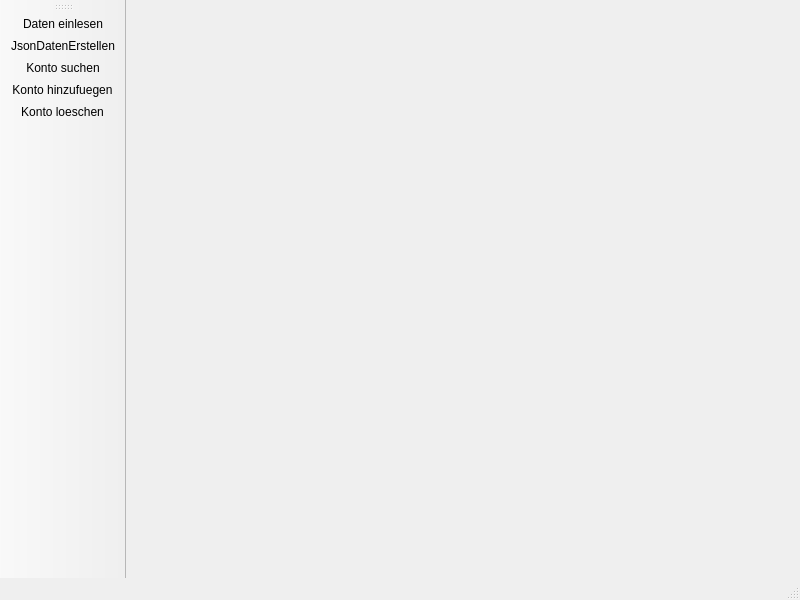
<?xml version="1.0" encoding="UTF-8"?>
<ui version="4.0">
 <class>MainWindow</class>
 <widget class="QMainWindow" name="MainWindow">
  <property name="geometry">
   <rect>
    <x>0</x>
    <y>0</y>
    <width>800</width>
    <height>600</height>
   </rect>
  </property>
  <property name="windowTitle">
   <string>MainWindow</string>
  </property>
  <widget class="QWidget" name="centralwidget"/>
  <widget class="QMenuBar" name="menubar">
   <property name="geometry">
    <rect>
     <x>0</x>
     <y>0</y>
     <width>800</width>
     <height>25</height>
    </rect>
   </property>
  </widget>
  <widget class="QStatusBar" name="statusbar"/>
  <widget class="QToolBar" name="toolBar">
   <property name="windowTitle">
    <string>toolBar</string>
   </property>
   <attribute name="toolBarArea">
    <enum>LeftToolBarArea</enum>
   </attribute>
   <attribute name="toolBarBreak">
    <bool>false</bool>
   </attribute>
   <addaction name="actionDaten_einlesen"/>
   <addaction name="actionJsonDatenErstellen"/>
   <addaction name="actionKonto_suchen"/>
   <addaction name="actionKonto_hinzufuegen"/>
   <addaction name="actionKonto_loeschen"/>
  </widget>
  <action name="actionDaten_einlesen">
   <property name="icon">
    <iconset theme="document-open"/>
   </property>
   <property name="text">
    <string>Daten einlesen</string>
   </property>
   <property name="menuRole">
    <enum>QAction::MenuRole::NoRole</enum>
   </property>
  </action>
  <action name="actionKonto_hinzufuegen">
   <property name="icon">
    <iconset theme="contact-new"/>
   </property>
   <property name="text">
    <string>Konto hinzufuegen</string>
   </property>
   <property name="menuRole">
    <enum>QAction::MenuRole::NoRole</enum>
   </property>
  </action>
  <action name="actionKonto_loeschen">
   <property name="icon">
    <iconset theme="edit-clear"/>
   </property>
   <property name="text">
    <string>Konto loeschen</string>
   </property>
   <property name="menuRole">
    <enum>QAction::MenuRole::NoRole</enum>
   </property>
  </action>
  <action name="actionKonto_suchen">
   <property name="icon">
    <iconset theme="edit-find"/>
   </property>
   <property name="text">
    <string>Konto suchen</string>
   </property>
   <property name="menuRole">
    <enum>QAction::MenuRole::NoRole</enum>
   </property>
  </action>
  <action name="actionJsonDatenErstellen">
   <property name="icon">
    <iconset theme="document-save-as"/>
   </property>
   <property name="text">
    <string>JsonDatenErstellen </string>
   </property>
   <property name="menuRole">
    <enum>QAction::MenuRole::NoRole</enum>
   </property>
  </action>
 </widget>
 <resources/>
 <connections/>
</ui>
